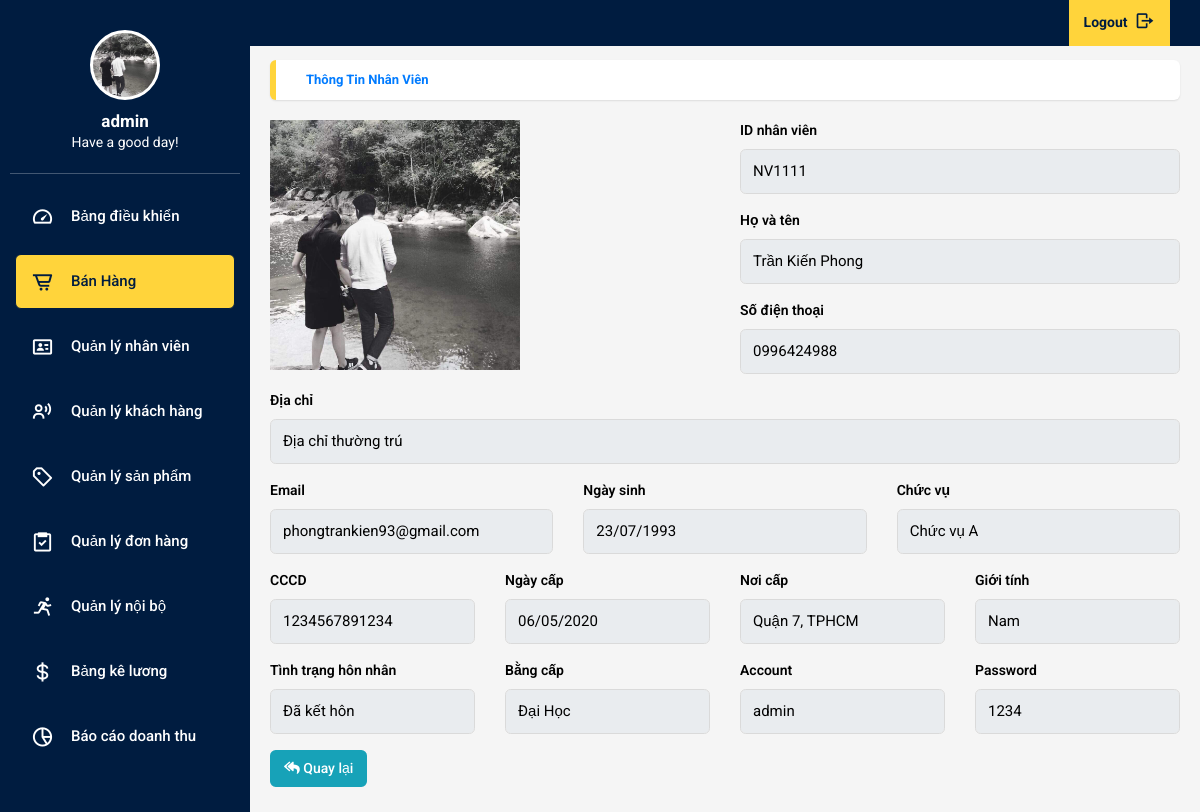
The page /doc/view-nhan-vien.php?id=NV1111 (signed in) on the database its author committed.
### tables this page shows
CREATE TABLE `nhanvien` (
  `ID` varchar(255) NOT NULL,
  `FullName` varchar(255) NOT NULL,
  `Email` varchar(255) NOT NULL,
  `DiaChi` varchar(255) NOT NULL,
  `SDT` varchar(255) NOT NULL,
  `NgaySinh` date NOT NULL,
  `CCCD` varchar(255) NOT NULL,
  `NgayCap` date NOT NULL,
  `NoiCap` varchar(255) NOT NULL,
  `GioiTinh` varchar(255) NOT NULL,
  `ChucVu` varchar(255) NOT NULL,
  `BangCap` varchar(255) NOT NULL,
  `TinhTrangHonNhan` varchar(255) NOT NULL,
  `AccountLogin` varchar(255) NOT NULL,
  `Password` varchar(255) NOT NULL,
  `Avatar` varchar(255) NOT NULL,
  `Rule` int(50) NOT NULL
);

### doc/view-nhan-vien.php (the view, shortened to what this page needs)
<?php
include "../includes/header.php";
include "../includes/sidebar.php";
require_once '../connect.php';
?>
  <main class="app-content">
    <div class="app-title">
      <ul class="app-breadcrumb breadcrumb side">
        <li class="breadcrumb-item active"><a href="#"><b>Thông tin nhân viên</b></a></li>
      </ul>
    </div>
    <div class="row">
    <?php
        $data = "SELECT * FROM NhanVien WHERE id='".$_GET['id']."'";
        $result = $conn->query($data);
        while($ser=mysqli_fetch_array($result)) {
    ?>
        <div class="form-group col-md-6">
            <img src="../images/<?php echo $ser['Avatar'];?>" alt="" width="250px">
        </div>
        <div class="col-md-6">
            <div class="form-group">
                <label class="control-label">ID nhân viên</label>
                <input class="form-control" type="text" required value="<?php echo $_GET['id'] ?>" disabled>
            </div>
            <div class="form-group">
                <label class="control-label">Họ và tên</label>
                <input class="form-control" type="text" required value="<?php echo $ser['FullName'];?>" disabled>
            </div>
            <div class="form-group">
                <label class="control-label">Số điện thoại</label>
                <input class="form-control" type="number" required value="<?php echo $ser['SDT'];?>" disabled>
            </div>
        </div>
        <div class="form-group col-md-12">
            <label class="control-label">Địa chỉ</label>
            <input class="form-control" type="text" required value="<?php echo $ser['DiaChi'];?>" disabled>
        </div>
        <div class="form-group col-md-4">
            <label class="control-label">Email</label>
            <input class="form-control" type="text" required value="<?php echo $ser['Email'];?>" disabled>
        </div>
        <div class="form-group col-md-4">
            <label class="control-label">Ngày sinh</label>
            <input class="form-control" type="text" value="<?php $date=date_create($ser['NgaySinh']); echo date_format($date,"d/m/Y"); ?>" disabled>
        </div>
        <div class="form-group col-md-4">
            <label class="control-label">Chức vụ</label>
            <input class="form-control" type="text" value="<?php echo $ser['ChucVu'];?>" disabled>
        </div>
        <div class="form-group col-md-3">
            <label class="control-label">CCCD</label>
            <input class="form-control" type="text" value="<?php echo $ser['CCCD'];?>" disabled>
        </div>
        <div class="form-group col-md-3">
            <label class="control-label">Ngày cấp</label>
            <input class="form-control" type="text" value="<?php $date=date_create($ser['NgayCap']); echo date_format($date,"d/m/Y");?> " disabled>
        </div>
        <div class="form-group col-md-3">
            <label class="control-label">Nơi cấp</label>
            <input class="form-control" type="text" value="<?php echo $ser['NoiCap'];?>" disabled>
        </div>
        <div class="form-group col-md-3">
            <label class="control-label">Giới tính</label>
            <input class="form-control" type="text" value="<?php echo $ser['GioiTinh'];?>" disabled>
        </div>
        <div class="form-group col-md-3">
            <label class="control-label">Tình trạng hôn nhân</label>
            <input class="form-control" type="text" value="<?php echo $ser['TinhTrangHonNhan'];?>" disabled>
        </div>
        <div class="form-group col-md-3">
            <label class="control-label">Bằng cấp</label>
            <input class="form-control" type="text" value="<?php echo $ser['BangCap'];?>" disabled>
        </div>
        <div class="form-group col-md-3">
            <label class="control-label">Account</label>
            <input class="form-control" type="text" value="<?php echo $ser['AccountLogin'];?>" disabled>
        </div>
        <div class="form-group col-md-3">
            <label class="control-label">Password</label>
            <input class="form-control" type="text" value="<?php echo $ser['Password'];?>" disabled>
        </div>
    <?php } ?>
        <div class="col-md-12">
            <a href="../doc/quan-ly-nhan-vien.php" class="btn btn-info btn-md"><i class='fas fa-reply-all'></i> Quay lại</a>
        </div>
    </div>
  </main>
<?php include "../includes/footer.php" ?>

### includes/header.php (shortened to what this page needs)
<!DOCTYPE html>
<html lang="en">
<head>
  <link rel="stylesheet" type="text/css" href="css/main.css">
  <link rel="stylesheet" href="https://cdn.jsdelivr.net/npm/boxicons@latest/css/boxicons.min.css">
  <link rel="stylesheet" href="https://unpkg.com/boxicons@latest/css/boxicons.min.css">
  <link rel="stylesheet" type="text/css"
    href="https://maxcdn.bootstrapcdn.com/font-awesome/4.7.0/css/font-awesome.min.css">
  <link rel="stylesheet" href="https://use.fontawesome.com/releases/v5.8.2/css/all.css">
  <link rel="stylesheet" href="https://cdnjs.cloudflare.com/ajax/libs/jquery-confirm/3.3.2/jquery-confirm.min.css">
</head>
<body class="app sidebar-mini rtl">
  <header class="app-header">
    <ul class="app-nav">
      <li><a class="app-nav__item" href="./../logout.php">Logout <i class='bx bx-log-out bx-rotate-180'></i> </a>
      </li>
    </ul>
  </header>

### includes/sidebar.php (shortened to what this page needs)
<aside class="app-sidebar">
  <div class="app-sidebar__user"><img class="app-sidebar__user-avatar" src="../images/avatar-Phong.jpg" width="50px"
      alt="User Image">
    <div>
      <p class="app-sidebar__user-name"><b><?php echo $_SESSION['username']; ?></b></p>
      <p class="app-sidebar__user-designation">Have a good day!</p>
    </div>
  </div>
  <hr>
  <ul class="app-menu">
    <?php
    $menu = [
          ['Bảng điều khiển', 'dashboard.php', 'bx-tachometer'],
          ['Bán Hàng', 'phan-mem-ban-hang.php', 'bx-cart-alt'],
          ['Quản lý nhân viên', 'quan-ly-nhan-vien.php', 'bx-id-card'],
          ['Quản lý khách hàng', '#', 'bx-user-voice'],
          ['Quản lý sản phẩm', 'quan-ly-san-pham.php', 'bx-purchase-tag-alt'],
          ['Quản lý đơn hàng', 'quan-ly-don-hang.php', 'bx-task'],
          ['Quản lý nội bộ', 'quan-ly-noi-bo.php', 'bx-run'],
          ['Bảng kê lương', 'quan-ly-luong.php', 'bx-dollar'],
          ['Báo cáo doanh thu', 'quan-ly-bao-cao.php', 'bx-pie-chart-alt-2'],
    ];
    foreach ($menu as [$name, $url, $icon]) {
        if($name == "Bán Hàng") {
          echo "<li>
          <a class='app-menu__item haha' href='$url'>
          <i class='app-menu__icon bx $icon'></i>
          <span class='app-menu__label'>$name</span></a></li>";
        }
        else {
          echo "<li>
          <a class='app-menu__item' href='$url'>
          <i class='app-menu__icon bx $icon'></i>
          <span class='app-menu__label'>$name</span></a></li>";
        }
      }
    ?>
  </ul>
</aside>

### includes/footer.php (shortened to what this page needs)
</body>
</html>

### rows shown on the page
nhanvien: Avatar (picture), FullName "Trần Kiến Phong", SDT "0996424988", DiaChi "Địa chỉ thường trú", Email "phongtrankien93@gmail.com", NgaySinh "23/07/1993", ChucVu "Chức vụ A", CCCD "1234567891234", NgayCap "06/05/2020", NoiCap "Quận 7, TPHCM", GioiTinh "Nam", TinhTrangHonNhan "Đã kết hôn", BangCap "Đại Học", AccountLogin "admin", Password "1234"

### other values the page prints
$_SESSION['username'] "admin"
$name "Bảng điều khiển"
$name "Bán Hàng"
$name "Quản lý nhân viên"
$name "Quản lý khách hàng"
$name "Quản lý sản phẩm"
$name "Quản lý đơn hàng"
$name "Quản lý nội bộ"
$name "Bảng kê lương"
$name "Báo cáo doanh thu"
